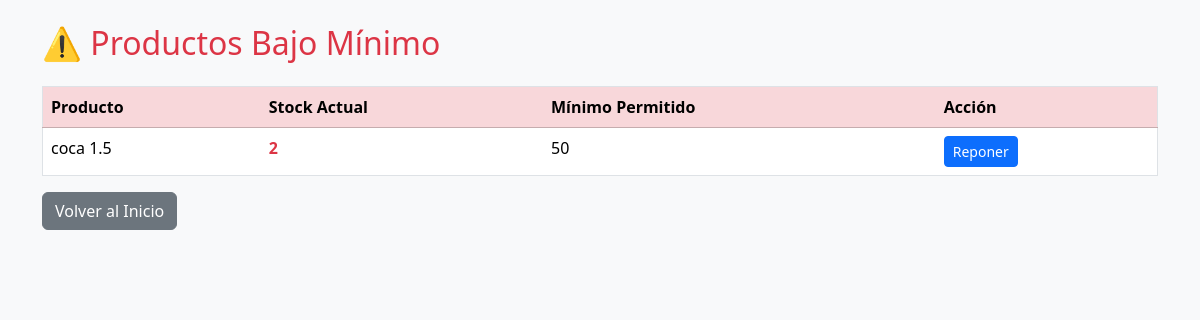
Screenshot of /panel-alertas/ (signed in) with the database file from the repository.
### stock/models.py (models this page shows, shortened)
class Producto(models.Model):
    nombre = models.CharField(max_length=100)
    tipo = models.ForeignKey(TipoProducto, on_delete=models.CASCADE)
    cantidad = models.PositiveIntegerField(default=0)
    valor = models.DecimalField(max_digits=10, decimal_places=2)
    valor_compra = models.DecimalField(
        max_digits=10,
        decimal_places=2,
        verbose_name="Precio de Compra",
        default=0.00  # Valor por defecto
    )
    umbral_alerta = models.PositiveIntegerField(
        default=5,
        verbose_name="Stock Mínimo de Alerta"
    )
    fecha_modificacion = models.DateTimeField(auto_now=True)

### stock/views.py (the view)
# urls.py: path('panel-alertas/', views.panel_alertas, name='panel_alertas'),
@login_required
def panel_alertas(request):
    productos_con_alerta = Producto.objects.filter(
        cantidad__lt=F('umbral_alerta')
    ).select_related('tipo').order_by('nombre')
    contexto = {
        'productos_con_alerta': productos_con_alerta,
        'conteo_alertas': productos_con_alerta.count(),
    }
    return render(request, 'panel_alertas.html', contexto)

### stock/templates/panel_alertas.html (shortened to what this page needs)
{% load static %}
<!DOCTYPE html>
<html lang="es">
<head>
    <link rel="stylesheet" href="{% static 'css/bootstrap.min.css' %}">
</head>
<body class="bg-light">
    <div class="container mt-4">
        <h2 class="text-danger mb-4">⚠️ Productos Bajo Mínimo</h2>
        <div class="table-responsive">
            <table class="table table-hover bg-white border">
                <thead class="table-danger">
                    <tr>
                        <th>Producto</th>
                        <th>Stock Actual</th>
                        <th>Mínimo Permitido</th>
                        <th>Acción</th>
                    </tr>
                </thead>
                <tbody>
                    {% for p in productos_con_alerta %}
                    <tr>
                        <td>{{ p.nombre }}</td>
                        <td><strong class="text-danger">{{ p.cantidad }}</strong></td>
                        <td>{{ p.umbral_alerta }}</td>
                        <td><a href="{% url 'actualizar_stock' p.id %}" class="btn btn-sm btn-primary">Reponer</a></td>
                    </tr>
                    {% empty %}
                    <tr><td colspan="4" class="text-center">No hay alertas críticas. Todo el stock está bien.</td></tr>
                    {% endfor %}
                </tbody>
            </table>
        </div>
        <a href="{% url 'home' %}" class="btn btn-secondary">Volver al Inicio</a>
    </div>
</body>
</html>

### rows the page displays
Producto: nombre "coca 1.5", cantidad "2", umbral_alerta "50"
